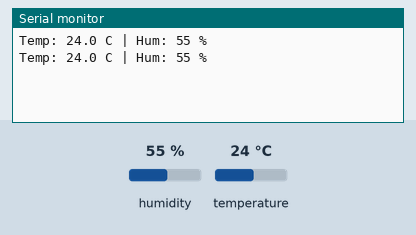
This sketch was run on a simulated Arduino Uno, built with avr-gcc and run on an emulated ATmega328P. On the bench: the last lines printed to the serial monitor. The test bench sets the inputs (shaded band); at power-on: humidity 55 %, temperature 24 °C.

Above: at 2.8 s.
2.9 s: humidity set to 22 %
At 5.2 s:
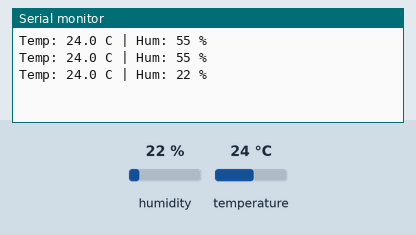
5.6 s: temperature set to 12 °C
At 6.4 s:
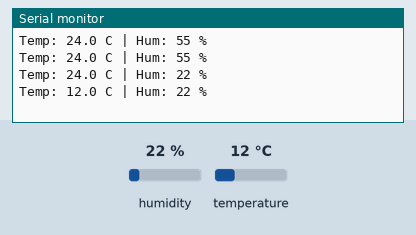
8.3 s: humidity set to 40 %
At 11.2 s:
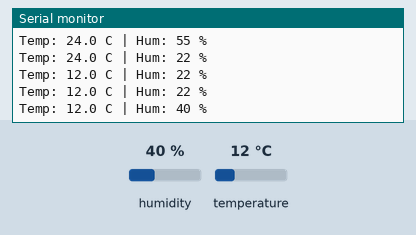
Timing chart, 0 to 12.7 s (numbered marks = the images above; inputs shaded):
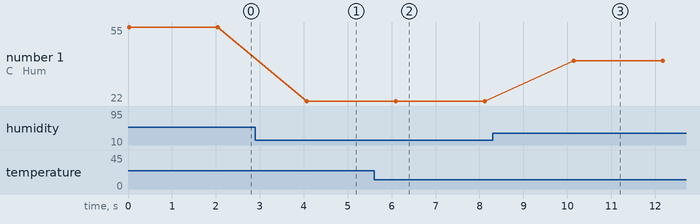

Measured:
- after the input at 2.9 s, the serial monitor: prints a new line after 1.2 s (image 1)
- after the input at 5.6 s, the serial monitor: prints a new line after 0.50 s (image 2)
- after the input at 8.3 s, the serial monitor: prints a new line after 1.8 s (image 3)
- plotted number 1: 55 → 22 after the input at 2.9 s, 22 → 40 after the input at 8.3 s

The sketch:

DHT11.ino
```cpp
#include <DHT.h>

int pinDatos = 12; // Variable tradicional para el pin
DHT dht(pinDatos, DHT11);

void setup(){
  Serial.begin(9600);
  dht.begin();
}

void loop(){
  // Leemos y guardamos en variables cortas para limpiar el código
  float t = dht.readTemperature();
  float h = dht.readHumidity();

  // Si la lectura es correcta, imprimimos
  if (!isnan(t) && !isnan(h)) {
    Serial.print("Temp: "); Serial.print(t, 1);
    Serial.print(" C | Hum: "); Serial.print(h, 0);
    Serial.println(" %");
  } else {
    Serial.println("Error: Sensor desconectado");
  }

  delay(2000);
}
```
